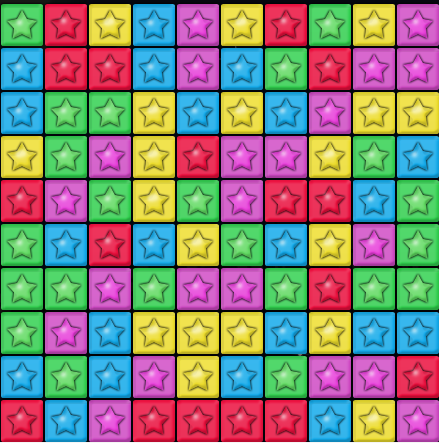
#> input picture imagefile/core.png, 439 x 443 px; its folder holds 4 pictures in this run
$ python CreateSteps.py
#> lines starting #> are read from the running program, lines starting #| are printed output that depends on the picture
### image2arr.py
# coding=utf-8
from PIL import Image
import colorsys

from config import imageDir


class ColorSplit:
    def __init__(self):
        self.callLst = []
        self.callIndex = 0

    # [50 lines left out: functions isSameColor, modcolor, getAv, getAvColor, not called in this run]


#at http://www.sharejs.com/codes/python/8655
def __get_dominant_color(image):
#颜色模式转换，以便输出rgb颜色值
    image = image.convert('RGBA')
#生成缩略图，减少计算量，减小cpu压力
    image.thumbnail((200, 200))
    max_score = None
    dominant_color = None
    for count, (r, g, b, a) in image.getcolors(image.size[0] * image.size[1]):
        # 跳过纯黑色
        if a == 0:
            continue
        saturation = colorsys.rgb_to_hsv(r / 255.0, g / 255.0, b / 255.0)[1]
        y = min(abs(r * 2104 + g * 4130 + b * 802 + 4096 + 131072) >> 13, 235)
        y = (y - 16.0) / (235 - 16)
        # 忽略高亮色
        if y > 0.9:
            continue
        # Calculate the score, preferring highly saturated colors.
        # Add 0.1 to the saturation so we don't completely ignore grayscale
        # colors by multiplying the count by zero, but still give them a low
        # weight.
        score = (saturation + 0.1) * count
        if score > max_score:
            max_score = score
            dominant_color = (r, g, b)
    return dominant_color

def get_dominant_color(image):
    # return __get_dominant_color(image)
    dominant_color = __get_dominant_color(image)
    r, g, b = dominant_color[0], dominant_color[1], dominant_color[2]
    if r < 30 and g < 30 and b < 30:
        return getAvColor(image)
    else:
        return dominant_color

def getStatusFromImage(filename):
#> called with filename = './imagefile/core.png'
    image = Image.open(filename)
#> image is the input picture: PIL image 439x443 RGB; mean R, G, B 134.2, 130.2, 121.4
    # image.show()
    imW = image.width
#> imW = 439
    imH = image.height
#> imH = 443
    eachW = imW/10
#> eachW = 43.9
    eachH = imH/10
#> eachH = 44.3
    arrImage = []
    #a , b
    #x , y
    for i in range(0, 10):
        line = []
        for j in range(0, 10):
            box = (j*eachW, i*eachH, j*eachW+eachW, i*eachH+eachH)
            # print(box)
            fix = int(eachH*0.2)
            box = (box[0]+ fix, box[1]+fix, box[2]-fix, box[3]-fix)
            region = image.crop(box)
            line.append(region)
        arrImage.append(line)
#> after the loop, arrImage = 10 items

    print(":")
    colorArr = []
    for i in range(0, 10):
        line = []
        for j in range(0, 10):
            domiColor = get_dominant_color(arrImage[i][j])
            line.append(domiColor)
        colorArr.append(line)
#> this loop made 1 pass
#> pass 1, in __get_dominant_color, `image = image.convert('RGBA')`:
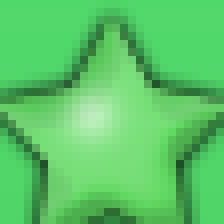
#> image: PIL image 28x28 RGBA (shown 8 times larger); mean R, G, B, A 90.9, 199.5, 102.9, 255
#> after the loop, colorArr = []
    for cline in colorArr:
        print(cline)

    cs = ColorSplit()
    csArr = []
    for cline in colorArr:
        line = []
        for color in cline:
            index = cs.modcolor(color)
            #if color is black
            if color[0] < 50 and color[1] < 50 and color[2] < 50:
                line.append("")
                continue
            line.append("%d" % (index,))
        csArr.append(line)

    for cline in csArr:
        print(cline)

    # show image
    for i in range(0, 10):
        line = []
        for j in range(0, 10):
            box = (j*eachW, i*eachH, j*eachW+eachW, i*eachH+eachH)
            fix = 0
            box = (box[0]+ fix, box[1]+fix, box[2]-fix, box[3]-fix)
            region = image.crop(box)
            width, height = region.size
            imPix = region.convert("RGBA")
            pix = imPix.load()

            if csArr[i][j] == '':
                #空区域不用填
                continue
            newcolor = cs.callLst[int(csArr[i][j])][0]
            for x in xrange(0, width):
                for y in xrange(0, height):
                    imPix.putpixel((x, y), newcolor)
            image.paste(imPix, box)
    # image.show()
    newImage = image.crop((0, 0, image.width, image.height))
    newImage.save(imageDir + "core_m.png")

    return csArr

# [4 lines that do not run on import are left out]

### CreateSteps.py
# coding=utf-8
from copy import deepcopy
from time import sleep, time

import image2arr
from config import imageDir, corefileDir
from popstar_solver import popstars

ENUM_0 = ''

#剩余BONUS的公式为2000-20*(N^2)，N为剩余的块数，N<10（N>=10后BONUS为0）
# [53 lines left out: functions getEndScore, getDotLiantong, getWholeLiantong, not called in this run]

def getScore(liantongset):
    dotCnt = len(liantongset)
    return ((dotCnt - 2) * 5 + 10) * dotCnt

# [22 lines left out: functions getAllLiantongSetScore, getBestNext, not called in this run]

gStep = []

# [222 lines left out: functions doPopStars1, doPopStars, __doLessSolv, doLessSolv, reverseStatus, __createStep, not called in this run]

def createStep():
    # doLessSolv()

    status = image2arr.getStatusFromImage(imageDir + "core.png")
    if True:
        return __createStep(status)

    # for test
    t0 = time()
    nextStatus = status
    AllScore = 0
    AllSteps = []
    SolveLst = []
    while True:
        score, steps = __createStep(nextStatus)
        SolveLst.append([score+AllScore, steps])
        ssScore = score+AllScore
        if len(steps) == 0:
            break
        LL = 4
        if score < 2000:
            LL = 2
        for onestep in steps[0:LL]:
            AllSteps.append(onestep)
            AllScore += getScore(onestep)
            nextStatus = popstars.PopstarsNode(nextStatus).calc_new_status_withFix(onestep)
        # if score> 4000:
        #     break
    AllScore += getEndScore(nextStatus)
    print("Allscore", AllScore, AllSteps)
    SolveLst.append([AllScore, AllSteps])
    SolveLst = sorted(SolveLst, key=lambda x:x[0], reverse=True)
    for solv in SolveLst:
        print(solv)

    sleep(1)
    BestSolv = SolveLst[0]

    f = open(corefileDir + "step.txt", "w")
    f.write(str(AllSteps))
    f.close()
    f = open(corefileDir + "score.txt", "w")
    f.write(str(BestSolv[0]))
    f.close()
    print("use time ", time()-t0)

# [10 lines left out: function testSolve, not called in this run]


if __name__ == '__main__':
    # doLessSolv()
    # testSolve()
#> (the run stopped early here; a loop or call above may not have finished)
